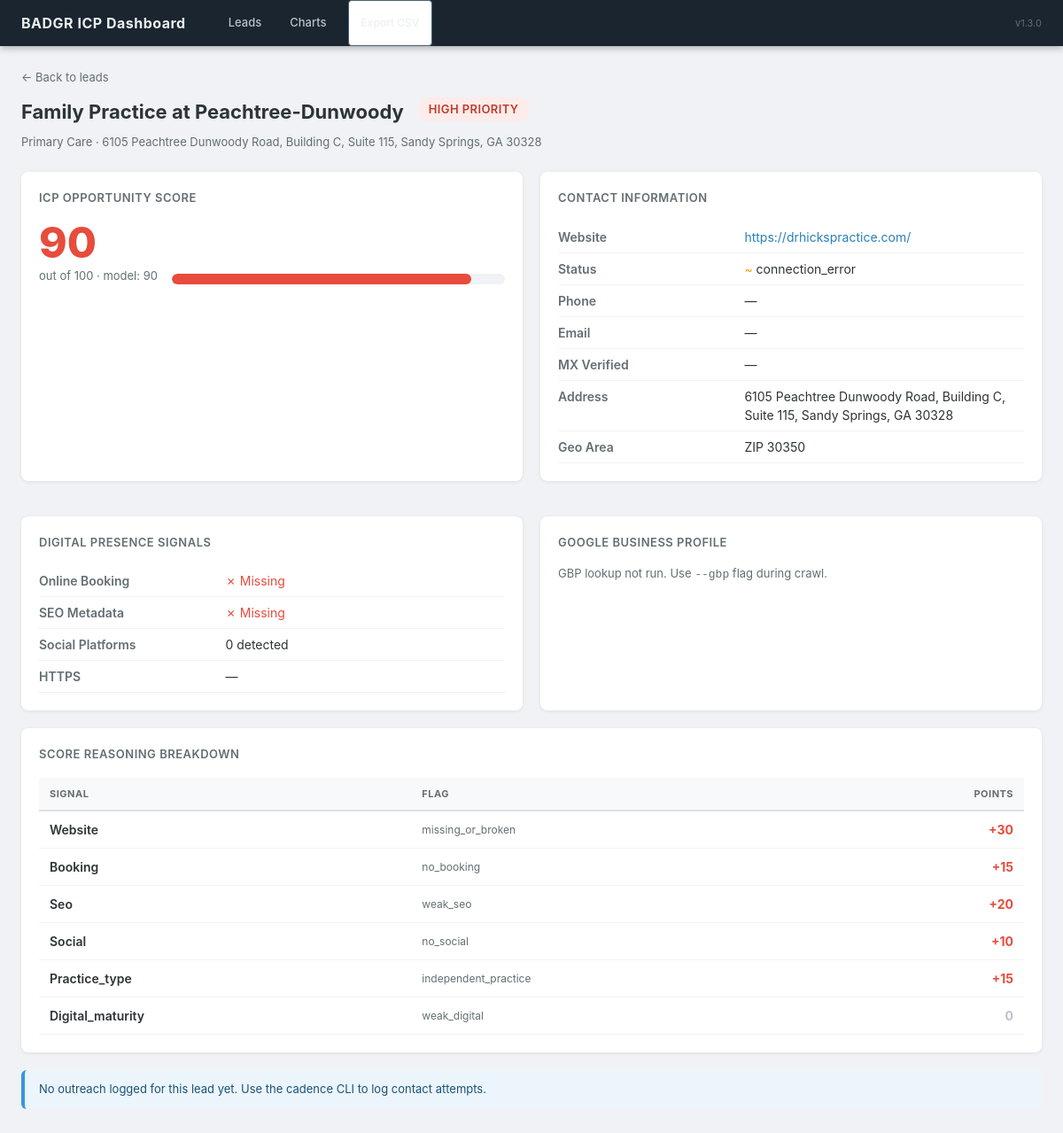
The page /lead/1 on the database its author committed.
### tables this page shows
CREATE TABLE leads (
    id INTEGER PRIMARY KEY AUTOINCREMENT,
    business_name TEXT NOT NULL,
    website TEXT,
    category TEXT,
    geo_area TEXT,
    address TEXT,
    phone TEXT,
    email TEXT,
    created_at TIMESTAMP DEFAULT CURRENT_TIMESTAMP
);

### scripts/serve_dashboard.py (the view)
@app.get("/lead/{lead_id}", response_class=HTMLResponse)
async def lead_detail(request: Request, lead_id: int):
    conn = get_conn()
    try:
        row = conn.execute("SELECT * FROM leads_full WHERE id=?", (lead_id,)).fetchone()
        if not row:
            raise HTTPException(status_code=404, detail="Lead not found")
        lead = _enrich_lead(dict(row))
        outreach = dbmod.get_outreach_history(conn, lead_id)
    finally:
        conn.close()
    reasoning = lead.get("reasoning_parsed", {})
    return templates.TemplateResponse("lead_detail.html", {
        "request": request,
        "lead": lead,
        "reasoning": reasoning,
        "outreach": outreach,
    })

### templates/lead_detail.html (shortened to what this page needs)
{% extends "base.html" %}
{% block content %}
<div class="page">
  <div style="margin-bottom:12px">
    <a href="/" style="color:#636e72;font-size:13px">&larr; Back to leads</a>
  </div>
  <div style="display:flex;align-items:flex-start;gap:16px;margin-bottom:4px;flex-wrap:wrap">
    <div class="page-title">{{ lead.business_name }}</div>
    {% if lead.risk_level == 'high' %}<span class="badge badge-high" style="font-size:13px;padding:4px 12px">High Priority</span>
    {% elif lead.risk_level == 'medium' %}<span class="badge badge-medium" style="font-size:13px;padding:4px 12px">Medium Priority</span>
    {% elif lead.risk_level == 'low' %}<span class="badge badge-low" style="font-size:13px;padding:4px 12px">Low Priority</span>{% endif %}
  </div>
  <div class="page-sub">{{ lead.category or '' }} &middot; {{ lead.address or '' }}</div>
  <div class="detail-grid">
    <div class="card">
      <div class="card-title">ICP Opportunity Score</div>
      <div style="display:flex;align-items:flex-end;gap:16px;margin-bottom:12px">
        <div>
          <div class="score-big" style="color:{% if (lead.final_score or 0) >= 70 %}#e74c3c{% elif (lead.final_score or 0) >= 40 %}#f39c12{% else %}#27ae60{% endif %}">
            {{ lead.final_score or lead.icp_score or '?' }}
          </div>
          <div class="score-context">out of 100 &middot; model: {{ lead.icp_score or '?' }}
          </div>
        </div>
        <div style="flex:1">
          <div style="background:#f0f2f5;border-radius:6px;height:12px;overflow:hidden">
            <div style="width:{{ [lead.final_score or 0, 100]|min }}%;height:12px;border-radius:6px;background:{% if (lead.final_score or 0) >= 70 %}#e74c3c{% elif (lead.final_score or 0) >= 40 %}#f39c12{% else %}#27ae60{% endif %}"></div>
          </div>
        </div>
      </div>
    </div>
    <div class="card">
      <div class="card-title">Contact Information</div>
      <table class="kv-table" style="width:100%">
        <tr><td>Website</td><td>
          {% if lead.website %}<a href="{{ lead.website }}" target="_blank">{{ lead.website }}</a>{% else %}—{% endif %}
        </td></tr>
        <tr><td>Status</td><td>
          {% set ws = lead.website_status or '' %}
          {% if ws == 'reachable' %}<span class="check">&#10003;</span> Reachable
          {% elif ws == 'dns_failed' %}<span class="cross">&#10007;</span> DNS Failed
          {% elif ws == 'blocked' %}<span class="warn">&#9888;</span> Blocked (403)
          {% elif ws == 'no_url' %}<span class="cross">&#10007;</span> No URL
          {% else %}<span class="warn">&#126;</span> {{ ws }}{% endif %}
        </td></tr>
        <tr><td>Phone</td><td>{{ lead.primary_phone or lead.phone or '—' }}</td></tr>
        <tr><td>Email</td><td>{{ lead.primary_email or lead.email or '—' }}</td></tr>
        <tr><td>MX Verified</td><td>{% if lead.mx_verified %}<span class="check">&#10003;</span> Yes{% else %}—{% endif %}</td></tr>
        <tr><td>Address</td><td>{{ lead.address or '—' }}</td></tr>
        <tr><td>Geo Area</td><td>{{ lead.geo_area or '—' }}</td></tr>
      </table>
    </div>
    <div class="card">
      <div class="card-title">Digital Presence Signals</div>
      <table class="kv-table" style="width:100%">
        <tr><td>Online Booking</td><td>{% if lead.booking_present %}<span class="check">&#10003; Present</span>{% else %}<span class="cross">&#10007; Missing</span>{% endif %}</td></tr>
        <tr><td>SEO Metadata</td><td>{% if lead.has_seo %}<span class="check">&#10003; Present</span>{% else %}<span class="cross">&#10007; Missing</span>{% endif %}</td></tr>
        <tr><td>Social Platforms</td><td>{{ lead.social_count or 0 }} detected</td></tr>
        <tr><td>HTTPS</td><td>{% if lead.is_https %}<span class="check">&#10003;</span>{% else %}—{% endif %}</td></tr>
      </table>
    </div>
    <div class="card">
      <div class="card-title">Google Business Profile</div>
      {% if lead.gbp_rating or lead.gbp_review_count is not none %}
      <table class="kv-table" style="width:100%">
        {% if lead.gbp_rating %}<tr><td>Star Rating</td><td><strong>{{ "%.1f"|format(lead.gbp_rating) }}</strong> &#9733;</td></tr>{% endif %}
        {% if lead.gbp_review_count is not none %}<tr><td>Review Count</td><td>{{ lead.gbp_review_count }}</td></tr>{% endif %}
        <tr><td>Verified</td><td>{% if lead.gbp_verified %}<span class="check">&#10003;</span>{% else %}—{% endif %}</td></tr>
        <tr><td>Unclaimed</td><td>{% if lead.gbp_unclaimed %}<span class="cross">&#10007; Appears unclaimed</span>{% else %}—{% endif %}</td></tr>
      </table>
      {% else %}
      <div style="color:#636e72;font-size:13px">GBP lookup not run. Use <code>--gbp</code> flag during crawl.</div>
      {% endif %}
    </div>
  </div>
  {% if reasoning %}
  <div class="card">
    <div class="card-title">Score Reasoning Breakdown</div>
    <div class="tbl-wrap">
      <table style="width:100%">
        <thead><tr>
          <th>Signal</th><th>Flag</th><th style="text-align:right">Points</th>
        </tr></thead>
        <tbody>
        {% for key, val in reasoning.items() %}
        <tr>
          <td style="font-weight:600;text-transform:capitalize">{{ key }}</td>
          <td style="font-size:12px;color:#636e72">{{ val.flag or '—' }}
          </td>
          <td class="reasoning-pts {% if (val.points or 0) > 0 %}pos{% elif (val.points or 0) < 0 %}neg{% else %}zero{% endif %}">
            {% if (val.points or 0) > 0 %}+{% endif %}{{ val.points or 0 }}
          </td>
        </tr>
        {% endfor %}
        </tbody>
      </table>
    </div>
  </div>
  {% endif %}
  {% if outreach %}
  <div class="card">
    <div class="card-title">Outreach History ({{ outreach|length }} contact{{ 's' if outreach|length != 1 }})</div>
    {% for entry in outreach %}
    <div class="history-item">
      <div style="display:flex;align-items:center;gap:10px;flex-wrap:wrap">
        <strong>{{ entry.channel or 'other' }}</strong>
        <span class="resp-tag resp-{{ (entry.response or 'no_response')|replace(' ','_') }}">{{ entry.response or 'no_response' }}</span>
        <span class="history-meta">{{ (entry.contacted_at or '')[:10] }}</span>
        {% if entry.contact_person %}<span class="history-meta">&middot; {{ entry.contact_person }}</span>{% endif %}
        {% if entry.follow_up_date %}<span class="history-meta">&middot; follow-up: {{ entry.follow_up_date }}</span>{% endif %}
      </div>
      {% if entry.notes %}<div class="history-meta" style="margin-top:4px">{{ entry.notes }}</div>{% endif %}
    </div>
    {% endfor %}
  </div>
  {% else %}
  <div class="alert alert-info">No outreach logged for this lead yet. Use the cadence CLI to log contact attempts.</div>
  {% endif %}
</div>
{% endblock %}

### templates/base.html (style rules this page uses)
*, *::before, *::after { box-sizing: border-box; margin: 0; padding: 0; }
body { font-family: -apple-system, BlinkMacSystemFont, "Segoe UI", Roboto, sans-serif; background: #f0f2f5; color: #2d3436; font-size: 14px; line-height: 1.5; }
a { color: #2980b9; text-decoration: none; }
.page { max-width: 1400px; margin: 0 auto; padding: 24px 24px 48px; }
.page-title { font-size: 22px; font-weight: 700; margin-bottom: 4px; }
.page-sub { color: #636e72; margin-bottom: 24px; font-size: 13px; }
.card { background: #fff; border-radius: 8px; box-shadow: 0 1px 4px rgba(0,0,0,.08); padding: 20px; margin-bottom: 20px; }
.card-title { font-size: 13px; font-weight: 600; text-transform: uppercase; letter-spacing: .5px; color: #636e72; margin-bottom: 16px; }
.badge { display: inline-block; padding: 2px 8px; border-radius: 12px; font-size: 11px; font-weight: 600; text-transform: uppercase; letter-spacing: .4px; }
.badge-high { background: #fdecea; color: #c0392b; }
.tbl-wrap { overflow-x: auto; }
table { width: 100%; border-collapse: collapse; }
th { text-align: left; padding: 10px 12px; border-bottom: 2px solid #e0e0e0; font-size: 11px; text-transform: uppercase; letter-spacing: .5px; color: #636e72; white-space: nowrap; background: #f8f9fa; }
td { padding: 10px 12px; border-bottom: 1px solid #f0f2f5; vertical-align: middle; }
.cross { color: #e74c3c; }
.warn { color: #f39c12; }
.detail-grid { display: grid; grid-template-columns: 1fr 1fr; gap: 20px; }
.kv-table td:first-child { font-weight: 600; width: 40%; color: #636e72; padding-right: 12px; }
.kv-table td { padding: 7px 0; border-bottom: 1px solid #f0f2f5; vertical-align: top; }
.score-big { font-size: 48px; font-weight: 800; line-height: 1; }
.score-context { font-size: 13px; color: #636e72; margin-top: 4px; }
.reasoning-pts { font-weight: 700; text-align: right; }
.reasoning-pts.pos { color: #e74c3c; }
.reasoning-pts.zero { color: #bdc3c7; }
.alert { padding: 12px 16px; border-radius: 6px; margin-bottom: 16px; font-size: 13px; }
.alert-info { background: #ebf5fb; border-left: 4px solid #3498db; color: #1a5276; }

### rows shown on the page
leads: business_name "Family Practice at Peachtree-Dunwoody", category "Primary Care", address "6105 Peachtree Dunwoody Road, Building C, Suite 115, Sandy Springs, GA 30328", website "https://drhickspractice.com/", geo_area "ZIP 30350"

### other values the page prints
{{ lead.final_score or lead.icp_score or '?' }} "90"
{{ lead.icp_score or '?' }} "90"
{{ ws }} "connection_error"
{{ lead.primary_phone or lead.phone or '—' }} "—"
{{ lead.primary_email or lead.email or '—' }} "—"
{{ lead.social_count or 0 }} "0"
{{ key }} "Website" "Booking" "Seo" "Social" "Practice_type" "Digital_maturity"
{{ val.flag or '—' }} "missing_or_broken" "no_booking" "weak_seo" "no_social" "independent_practice" "weak_digital"
{{ val.points or 0 }} "30" "15" "20" "10" "15" "0"
